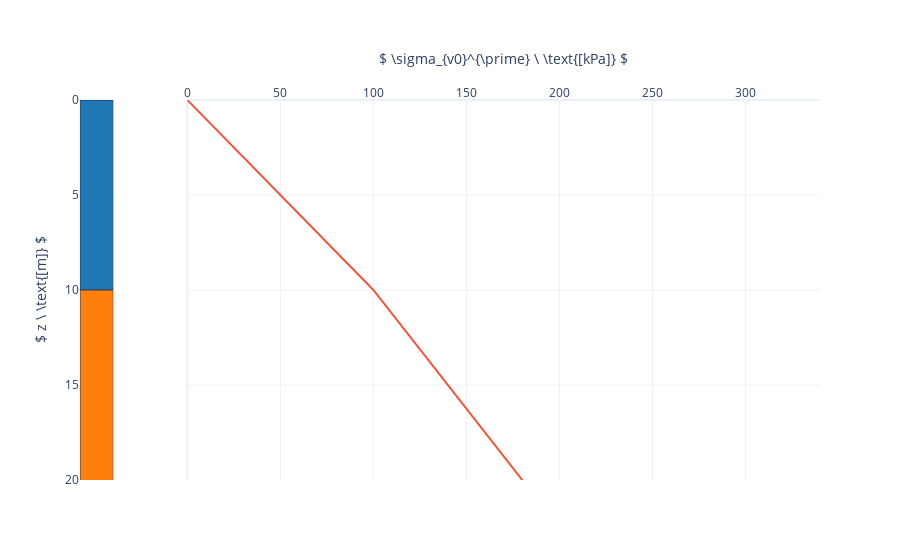

Notebook cell for this chart:
### Markdown cell above
The vertical effective stress profile can be plotted:

### Code cell
stress_plot = LogPlot(sp, no_panels=1, fillcolordict={'SAND': 'yellow', 'CLAY': 'brown'})
stress_plot.add_trace(
    x=sp.soilparameter_series('Vertical effective stress [kPa]')[1],
    z=sp.soilparameter_series('Vertical effective stress [kPa]')[0],
    name=r'$ \sigma_{v0}^{\prime} $', showlegend=False, panel_no=1)
stress_plot.set_xaxis(title=r'$ \sigma_{v0}^{\prime} \ \text{[kPa]} $', panel_no=1)
stress_plot.set_zaxis(title=r'$ z \ \text{[m]} $', range=(20, 0))
stress_plot.show()

### Figure 1 — Plotly figure (JSON) as saved in the notebook; plotly's stock layout.template omitted (floating-point values rounded to 4 significant figures)
{"data": [{"line": {"color": "black"}, "mode": "lines", "name": "Dummy", "showlegend": false, "type": "scatter", "x": [0, 100], "xaxis": "x2", "y": [null, null], "yaxis": "y2"}, {"mode": "lines", "name": "$ \\sigma_{v0}^{\\prime} $", "showlegend": false, "type": "scatter", "x": [0, 100, 100, 340], "xaxis": "x2", "y": [0, 10, 10, 40], "yaxis": "y2"}], "layout": {"autosize": true, "shapes": [{"fillcolor": "rgb(31, 119, 180)", "line": {"width": 1}, "opacity": 1, "type": "rect", "x0": 0, "x1": 1, "xref": "x", "y0": 0, "y1": 10, "yref": "y"}, {"fillcolor": "rgb(255, 127, 14)", "line": {"width": 1}, "opacity": 1, "type": "rect", "x0": 0, "x1": 1, "xref": "x", "y0": 10, "y1": 40, "yref": "y"}], "xaxis": {"anchor": "y", "domain": [0, 0.045], "range": [0, 1], "side": "top", "tickvals": [], "title": {}}, "xaxis2": {"anchor": "y", "autorange": true, "domain": [0.145, 1], "range": [0, 340], "side": "top", "title": {"text": "$ \\sigma_{v0}^{\\prime} \\ \\text{[kPa]} $"}, "type": "linear"}, "yaxis": {"anchor": "x", "domain": [0, 1], "range": [20, 0], "title": {"text": "$ z \\ \\text{[m]} $"}}, "yaxis2": {"anchor": "x2", "domain": [0, 1], "matches": "y", "showticklabels": false}}}
